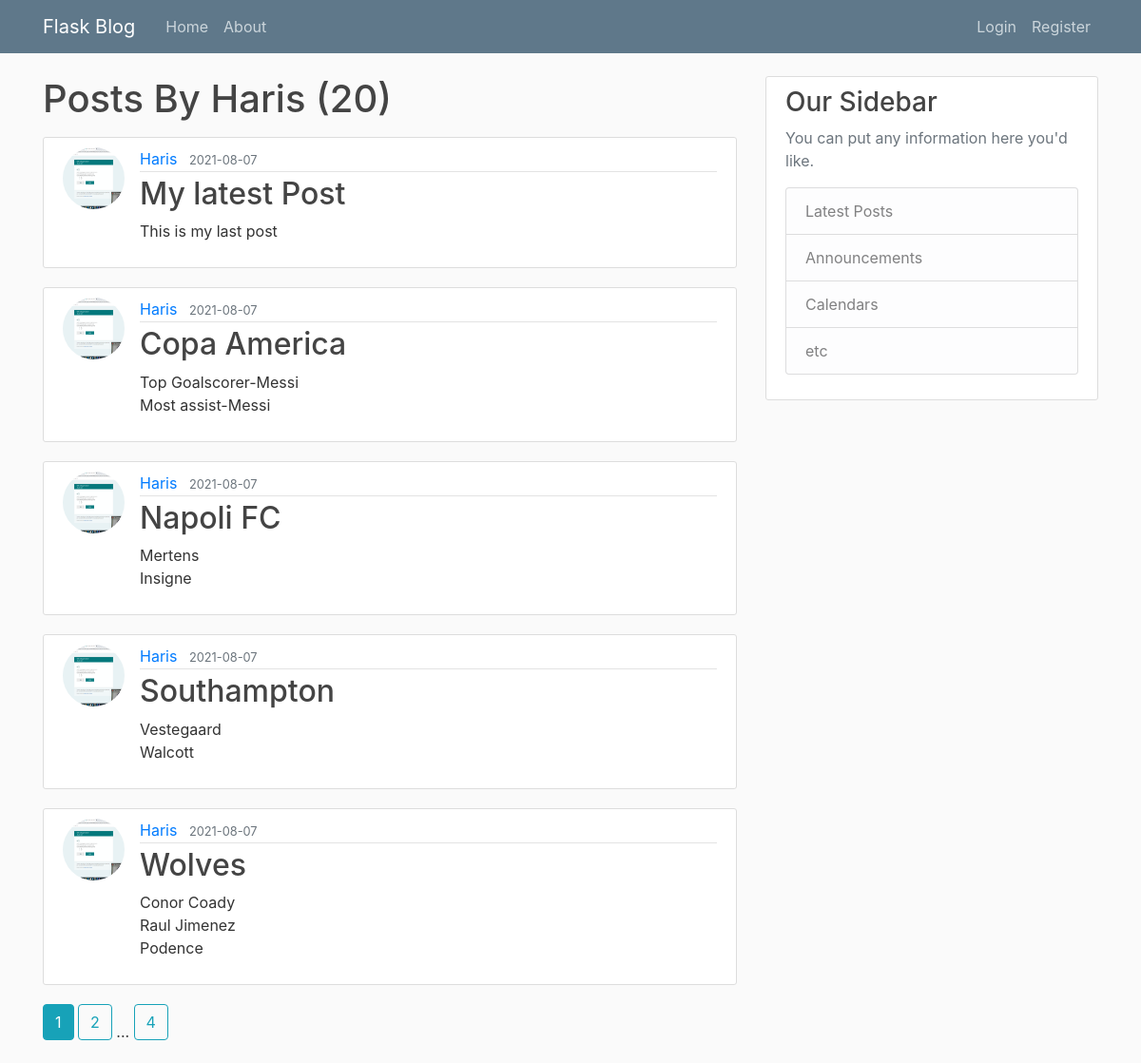
Screenshot of /user/Haris with the database file from the repository.
### flaskblog/models.py (models this page shows, shortened)
class User(db.Model,UserMixin):
    id=db.Column(db.Integer,primary_key=True)
    username=db.Column(db.String(20),unique=True,nullable=False)
    email=db.Column(db.String(120),unique=True,nullable=False)
    image_file=db.Column(db.String(20),nullable=False,default='default.jpg')
    password=db.Column(db.String(20),nullable=False)
    posts=db.relationship('Post',backref='author',lazy=True)

class Post(db.Model):
    id=db.Column(db.Integer,primary_key=True)
    title=db.Column(db.String(100),nullable=False)
    date_posted=db.Column(db.DateTime,nullable=False,default=datetime.utcnow)
    content=db.Column(db.Text,nullable=False)
    user_id=db.Column(db.Integer,db.ForeignKey('user.id'),nullable=False)

### flaskblog/users/routes.py (the view)
@users.route("/user/<string:username>")
def user_post(username):
    page=request.args.get('page',1,type=int)
    user=User.query.filter_by(username=username).first_or_404()
    posts=Post.query.filter_by(author=user).order_by(Post.date_posted.desc()).paginate(page=page,per_page=5)
    return render_template('user_post.html', posts=posts,user=user)

### flaskblog/templates/user_post.html
{% extends "layout.html" %}
{% block content %}
    <h1 class="mb-3">Posts By {{ user.username }} ({{ posts.total }})</h1>
    {% for post in posts.items %}
        <article class="media content-section">
            <img class="rounded-circle article-img" src="{{ url_for('static',filename='profile_pics/'+post.author.image_file)}}">
            <div class="media-body">
            <div class="article-metadata">
                <a class="mr-2" href="{{ url_for('users.user_post',username=post.author.username)}}">{{ post.author.username }}</a>
                <small class="text-muted">{{ post.date_posted.strftime('%Y-%m-%d') }}</small>
            </div>
            <h2><a class="article-title" href="{{url_for('posts.post',post_id=post.id)}}">{{ post.title }}</a></h2>
            <p class="article-content">{{ post.content }}</p>
            </div>
        </article>
    {% endfor %}
    {% for page_num in posts.iter_pages(left_edge=1,right_edge=1,left_current=1,right_current=2) %}
        {% if page_num %}
            {% if posts.page==page_num %}
                <a class="btn btn-info mb-4"href="{{url_for('users.user_post',username=user.username,page=page_num)}}">{{ page_num }}</a>
            {% else %}
                <a class="btn btn-outline-info mb-4"href="{{url_for('users.user_post',username=user.username,page=page_num)}}">{{ page_num }}</a>
            {% endif %}
        {% else %}
            ...
        {% endif %}
    {% endfor %}
{% endblock content %}

### flaskblog/static/main.css (style rules this page uses)
body { background: #fafafa; color: #333333; margin-top: 5rem; }
h1, h2, h3, h4, h5, h6 { color: #444444; }
.content-section { background: #ffffff; padding: 10px 20px; border: 1px solid #dddddd; border-radius: 3px; margin-bottom: 20px; }
.article-title { color: #444444; }
.article-content { white-space: pre-line; }
.article-img { height: 65px; width: 65px; margin-right: 16px; }
.article-metadata { padding-bottom: 1px; margin-bottom: 4px; border-bottom: 1px solid #e3e3e3 }

### rows the page displays
User: username "Haris"
Post: image_file (placeholder picture), author.username "Haris", date_posted "2021-08-07", title "My latest Post", content "This is my last post"
Post: image_file (placeholder picture), author.username "Haris", date_posted "2021-08-07", title "Copa America", content "Top Goalscorer-Messi Most assist-Messi"
Post: image_file (placeholder picture), author.username "Haris", date_posted "2021-08-07", title "Napoli FC", content "Mertens Insigne"
Post: image_file (placeholder picture), author.username "Haris", date_posted "2021-08-07", title "Southampton", content "Vestegaard Walcott"
Post: image_file (placeholder picture), author.username "Haris", date_posted "2021-08-07", title "Wolves", content "Conor Coady Raul Jimenez Podence"

### other values shown
{{ posts.total }} "20"
{{ page_num }} "1"
{{ page_num }} "2" "4"
